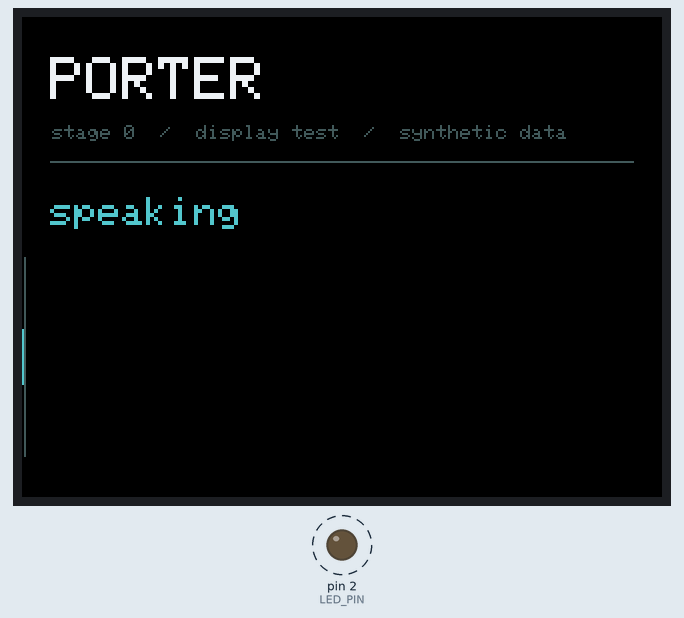
Bench run of a sketch on a simulated Arduino Uno, built with avr-gcc and run on an emulated ATmega328P. On the bench: 320×240 colour display, output pins drawn as LEDs (lit = HIGH). Dashed ring = blinking. Random numbers use the default seed unless the sketch sets one; what the sketch prints to the serial monitor is not drawn.

Above: at 0.39 s.
At 9.76 s:
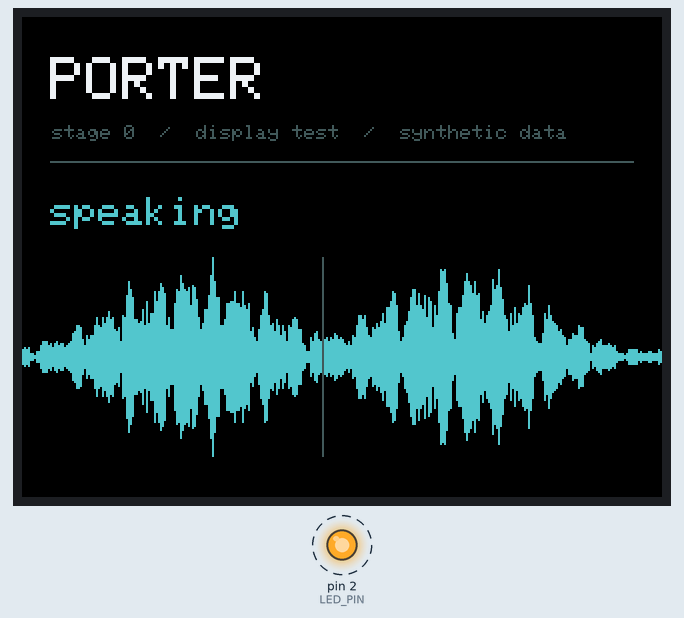
At 19.72 s:
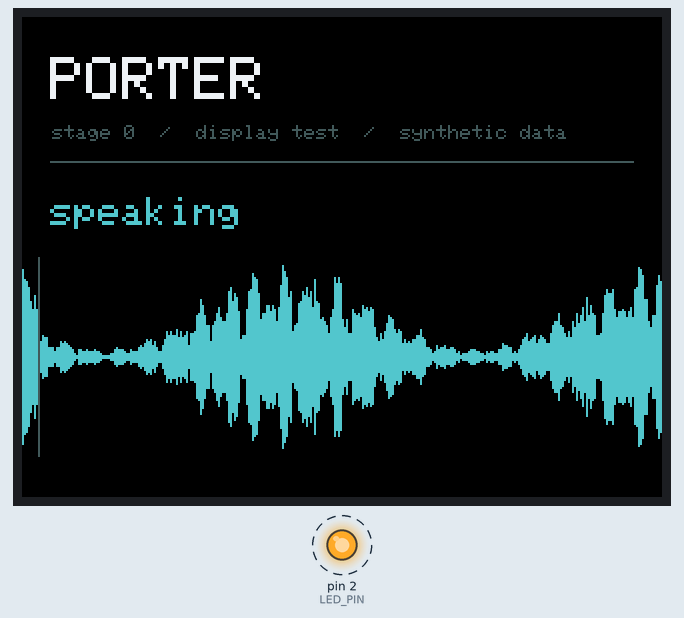
At 39.0 s:
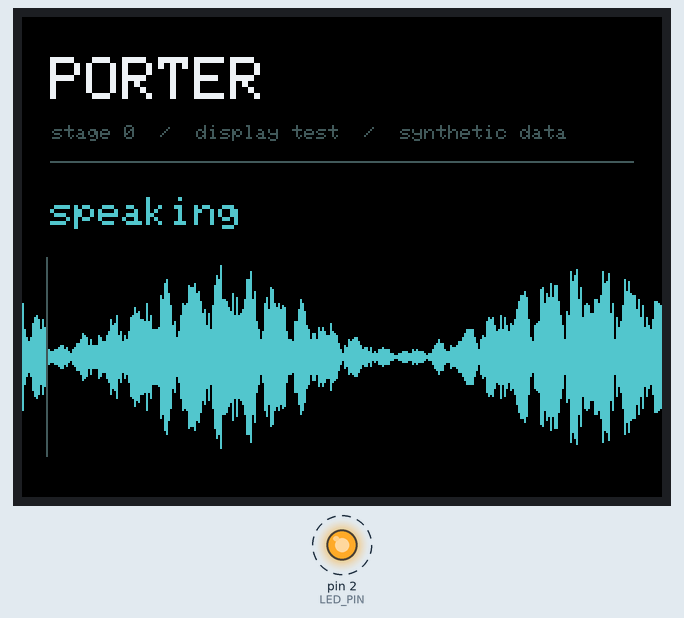
Timing chart, 0 to 40.0 s (numbered marks = the images above):
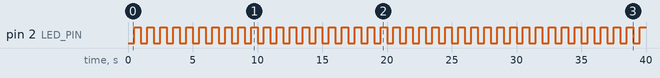

Measured:
- by itself, pin 2 (LED_PIN): alternates HIGH for 0.50 s and LOW for 0.50 s

The sketch:

porter_display.ino
```cpp
#include <Adafruit_GFX.h>
#include <Adafruit_ST7789.h>
#include <SPI.h>

#define TFT_CS   5
#define TFT_DC   17
#define TFT_RST  16
const int LED_PIN = 2;


Adafruit_ST7789 tft = Adafruit_ST7789(TFT_CS, TFT_DC, TFT_RST);

const int W = 320;
const int H = 240;

const int WAVE_TOP = 120;
const int WAVE_H   = 100;
const int WAVE_MID = WAVE_TOP + WAVE_H / 2;

uint16_t BG, INK, DIM, ACCENT;

int col = 0;
unsigned long lastFrame = 0;
unsigned long lastBlink = 0;
bool ledOn = false;

void setup() {
  Serial.begin(115200);
  pinMode(LED_PIN, OUTPUT);

  tft.init(240, 320);
  tft.setRotation(1);
  tft.setSPISpeed(40000000);

  BG     = ST77XX_BLACK;
  INK    = tft.color565(235, 240, 240);
  DIM    = tft.color565(70, 88, 94);
  ACCENT = tft.color565(86, 199, 207);

  tft.fillScreen(BG);

  tft.setTextColor(INK);
  tft.setTextSize(3);
  tft.setCursor(14, 20);
  tft.print("PORTER");

  tft.setTextColor(DIM);
  tft.setTextSize(1);
  tft.setCursor(15, 54);
  tft.print("stage 0  /  display test  /  synthetic data");

  tft.drawFastHLine(14, 72, W - 28, DIM);

  tft.setTextColor(ACCENT);
  tft.setTextSize(2);
  tft.setCursor(14, 90);
  tft.print("speaking");

  Serial.println("porter: display up");
}

float fakeAmplitude() {
  float t = millis() / 1000.0;
  float envelope = 0.55 + 0.45 * sin(t * 1.7);
  float detail   = 0.5 * sin(t * 23.0) + 0.3 * sin(t * 37.0);
  float noise    = (random(0, 100) / 100.0 - 0.5) * 0.3;

  float v = envelope * (0.6 + 0.4 * detail + noise);
  if (v < 0) v = -v;
  if (v > 1) v = 1;
  return v;
}

void loop() {
  unsigned long now = millis();

  if (now - lastBlink >= 500) {
    lastBlink = now;
    ledOn = !ledOn;
    digitalWrite(LED_PIN, ledOn ? HIGH : LOW);
  }

  if (now - lastFrame >= 20) {
    lastFrame = now;

    int half = (int)(fakeAmplitude() * (WAVE_H / 2));
    if (half < 1) half = 1;

    tft.drawFastVLine(col, WAVE_TOP, WAVE_H, BG);
    tft.drawFastVLine(col, WAVE_MID - half, half * 2, ACCENT);

    int nextCol = (col + 1) % W;
    tft.drawFastVLine(nextCol, WAVE_TOP, WAVE_H, DIM);

    col = nextCol;
  }
}
```
